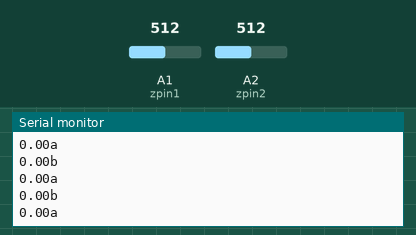
Simulated run of this sketch. Board: Arduino Uno, built with avr-gcc and run on an emulated ATmega328P. Shown: the last lines printed to the serial monitor. The inputs (shaded band) are chosen by the test bench; at power-on: A1 (zpin1) = 512, A2 (zpin2) = 512.

Above: at 1.2 s.
1.3 s: A1 (zpin1) set to 716
At 1.9 s:
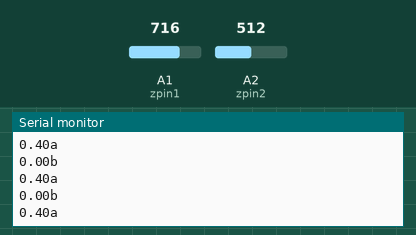
4.3 s: A2 (zpin2) set to 716
At 5.2 s:
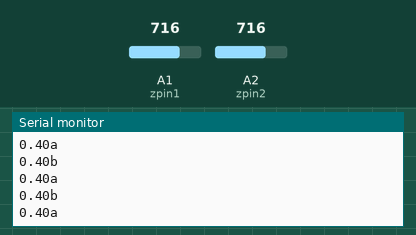
5.8 s: A1 (zpin1) set to 900
At 6.6 s:
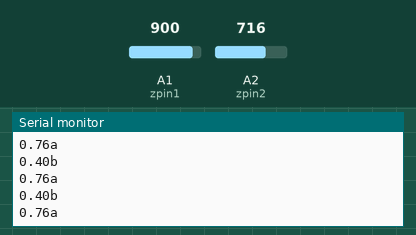
7.3 s: A2 (zpin2) set to 900
At 7.8 s:
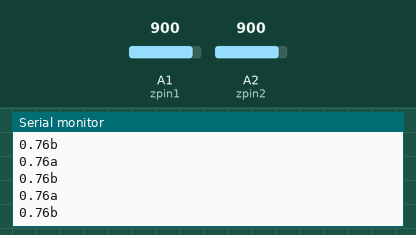
Timing chart, 0 to 9.8 s (numbered marks = the images above; inputs shaded):
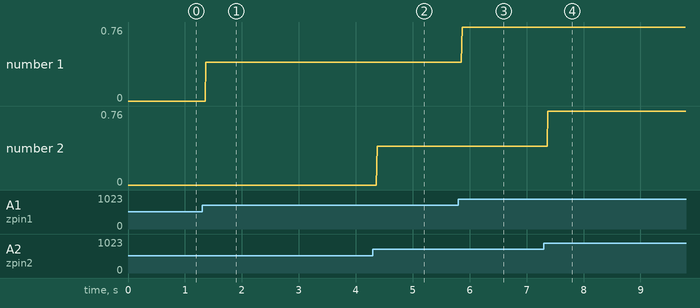

The sketch:

accelerometer_read.ino
```cpp
int num_of_accelerometers = 2;
float time_between_measurements = 10; // in milliseconds


const int zpin1 = A1;
const int zpin2 = A2;
float calibration_value1 = 0.0;
float calibration_value2 = 0.0;
float zval1 = 0.0;
float zval2 = 0.0;

void setup() {
  // initialize the serial communications:
  Serial.begin(9600);
}


void loop() {
  while (calibration_value1 == 0.0)
  calibration_value1 = analogRead(zpin1);
  // print the sensor values:
  zval1=(analogRead(zpin1)/calibration_value1)-1.00;
  String zprint1 = String(zval1) + "a";
  Serial.println(zprint1);
  // delay before next reading:
  delay(time_between_measurements/num_of_accelerometers);


  if (num_of_accelerometers == 2)
  {
  while (calibration_value2 == 0.0)
  calibration_value2 = analogRead(zpin2);
  // print the sensor values:
  zval2=(analogRead(zpin2)/calibration_value2)-1.00;
  String zprint2 = String(zval2) + "b";
  Serial.println(zprint2);
  // delay before next reading:
  delay(time_between_measurements/num_of_accelerometers);
  }
}
```

Measured:
- after the input at 1.3 s, the serial monitor: prints a new line after 0.07 s (image 1)
- after the input at 4.3 s, the serial monitor: prints a new line after 0.08 s (image 2)
- after the input at 5.8 s, the serial monitor: prints a new line after 0.07 s (image 3)
- after the input at 7.3 s, the serial monitor: prints a new line after 0.08 s (image 4)
- plotted number 1: 0 → 0.4 after the input at 1.3 s, 0.4 → 0.76 after the input at 5.8 s
